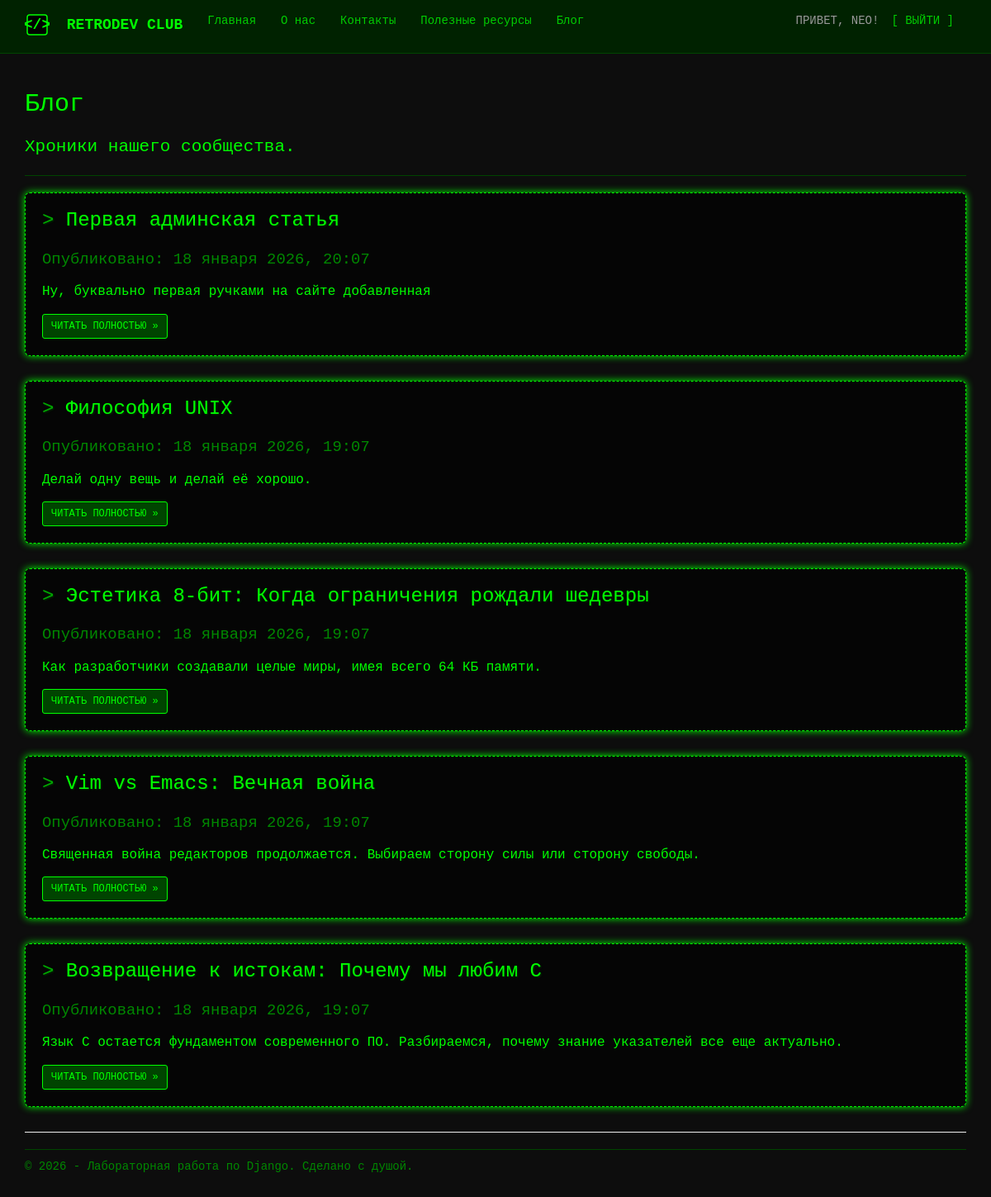
Page /blog/ (signed in) on the committed database.
### app/models.py (models this page shows, shortened)
class Blog(models.Model):
    title = models.CharField(max_length=100, unique_for_date="posted", verbose_name="Заголовок")
    description = models.TextField(verbose_name="Краткое содержание")
    content = models.TextField(verbose_name="Полное содержание")
    posted = models.DateTimeField(default=datetime.now, db_index=True, verbose_name="Опубликована")
    image = models.FileField(default='temp.jpg', verbose_name="Путь к картинке")
    class Meta:
        db_table = "Posts"
        ordering = ["-posted"]
        verbose_name = "статья блога"
        verbose_name_plural = "статьи блога"

### app/views.py (the view)
# urls.py: path('blog/', views.blog, name='blog'),
def blog(request):
    assert isinstance(request, HttpRequest)
    posts = Blog.objects.order_by('-posted')
    return render(
        request,
        'app/blog.html',
        {
            'title':'Блог',
            'posts': posts,
            'year':datetime.now().year,
        }
    )

### app/templates/app/blog.html
﻿{% extends "app/layout.html" %}
{% block content %}
<h2>{{ title }}</h2>
<p class="lead">Хроники нашего сообщества.</p>
<hr style="border-color: #004400;" />
<div class="blog-posts">
    {% for post in posts %}
    <div class="jumbotron" style="padding: 20px; border: 1px dashed #00ff00; background-color: #050505;">
        <h3 style="margin-top: 0;">
            <span style="color: #00aa00;">></span> {{ post.title }}
        </h3>
        <p style="font-size: 0.9em; color: #008800;">
            Опубликовано: {{ post.posted|date:"d E Y, H:i" }}
        </p>
        <p class="post-description" style="margin: 15px 0;">
            {{ post.description }}
        </p>
        <a href="{% url 'blogpost' parametr=post.id %}" class="btn btn-primary btn-sm">
            ЧИТАТЬ ПОЛНОСТЬЮ &raquo;
        </a>
    </div>
    {% endfor %}
</div>
{% endblock %}

### app/templates/app/loginpartial.html (shortened to what this page needs)
﻿{% if user.is_authenticated %}
<form id="logoutForm" action="{% url 'logout' %}" method="post" class="navbar-right">
    <ul class="nav navbar-nav navbar-right">
        <li><span class="navbar-text">ПРИВЕТ, {{ user.username|upper }}!</span></li>
        <li><a href="javascript:document.getElementById('logoutForm').submit()">[ ВЫЙТИ ]</a></li>
    </ul>
</form>
{% else %}
<ul class="nav navbar-nav navbar-right">
    <li><a href="{% url 'registration' %}">Регистрация</a></li>
    <li><a href="{% url 'login' %}">Вход</a></li>
</ul>
{% endif %}

### app/static/app/content/site.css (style rules this page uses)
body { padding-top: 70px; padding-bottom: 20px; background-color: #0d0d0d; color: #00ff00; font-family: 'Courier New', Courier, monospace; }
.navbar-inverse .navbar-nav > li > a { color: #00cc00; }
a { color: #44ff44; text-decoration: none; transition: all 0.3s ease; }
h1, h2, h3, h4, h5, h6 { color: #00ff00; text-shadow: 1px 1px 2px #003300; font-family: 'Courier New', monospace; margin-bottom: 20px; }
.jumbotron { background-color: #001100; border: 1px solid #00ff00; color: #00ff00; box-shadow: 0 0 10px #00ff00; }
.jumbotron p { font-size: 16px; }
.btn-primary { background-color: #004400; border-color: #00ff00; color: #00ff00; font-family: 'Courier New', monospace; }

### rows in the picture
Blog: title "Первая админская статья", posted "18 января 2026, 20:07", description "Ну, буквально первая ручками на сайте добавленная"
Blog: title "Философия UNIX", posted "18 января 2026, 19:07", description "Делай одну вещь и делай её хорошо."
Blog: title "Эстетика 8-бит: Когда ограничения рождали шедевры", posted "18 января 2026, 19:07", description "Как разработчики создавали целые миры, имея всего 64 КБ памяти."
Blog: title "Vim vs Emacs: Вечная война", posted "18 января 2026, 19:07", description "Священная война редакторов продолжается. Выбираем сторону силы или сторону свободы."
Blog: title "Возвращение к истокам: Почему мы любим C", posted "18 января 2026, 19:07", description "Язык C остается фундаментом современного ПО. Разбираемся, почему знание указателей все еще актуально."

### other values in the picture
{{ user.username|upper }} "NEO"
{{ title }} "Блог"
